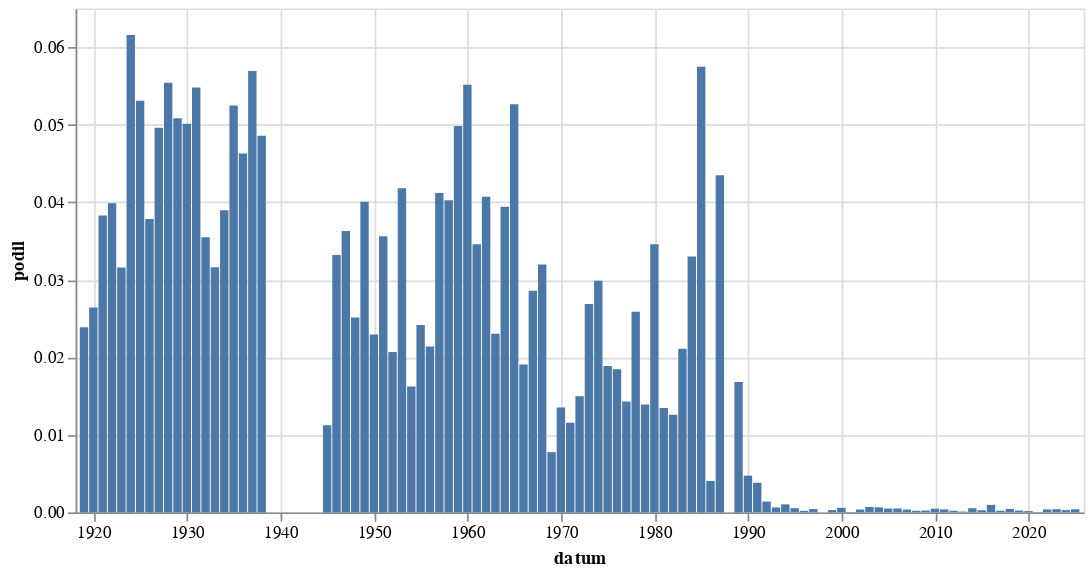

The notebook cell this image was saved under:
### Code cell
alt.Chart(
    hledej("[Bb]ratislav").to_pandas(),
    width = 600
).mark_bar(
).encode(
    alt.X('datum:T'),
    alt.Y('podil:Q')
)

### Figure 1 — Vega-Lite specification as saved in the notebook (floating-point values rounded to 4 significant figures)
{"config": {"view": {"continuousWidth": 300, "continuousHeight": 300}}, "data": {"name": "data-0d09fe522ecc6948adbd54a144da9636"}, "mark": {"type": "bar"}, "encoding": {"x": {"field": "datum", "type": "temporal"}, "y": {"field": "podil", "type": "quantitative"}}, "width": 600, "$schema": "https://vega.github.io/schema/vega-lite/v5.8.0.json", "datasets": {"data-0d09fe522ecc6948adbd54a144da9636": [{"datum": "1919-01-01T00:00:00", "text": 95, "text_right": 3978, "podil": 0.02388, "co": "[Bb]ratislav"}, {"datum": "1920-01-01T00:00:00", "text": 124, "text_right": 4693, "podil": 0.02642, "co": "[Bb]ratislav"}, {"datum": "1921-01-01T00:00:00", "text": 210, "text_right": 5485, "podil": 0.03829, "co": "[Bb]ratislav"}, {"datum": "1922-01-01T00:00:00", "text": 209, "text_right": 5244, "podil": 0.03986, "co": "[Bb]ratislav"}, {"datum": "1923-01-01T00:00:00", "text": 119, "text_right": 3766, "podil": 0.0316, "co": "[Bb]ratislav"}, {"datum": "1924-01-01T00:00:00", "text": 258, "text_right": 4191, "podil": 0.06156, "co": "[Bb]ratislav"}, {"datum": "1925-01-01T00:00:00", "text": 165, "text_right": 3108, "podil": 0.05309, "co": "[Bb]ratislav"}, {"datum": "1926-01-01T00:00:00", "text": 160, "text_right": 4228, "podil": 0.03784, "co": "[Bb]ratislav"}, {"datum": "1927-01-01T00:00:00", "text": 212, "text_right": 4273, "podil": 0.04961, "co": "[Bb]ratislav"}, {"datum": "1928-01-01T00:00:00", "text": 227, "text_right": 4096, "podil": 0.05542, "co": "[Bb]ratislav"}, {"datum": "1929-01-01T00:00:00", "text": 126, "text_right": 2479, "podil": 0.05083, "co": "[Bb]ratislav"}, {"datum": "1930-01-01T00:00:00", "text": 250, "text_right": 4987, "podil": 0.05013, "co": "[Bb]ratislav"}, {"datum": "1931-01-01T00:00:00", "text": 213, "text_right": 3888, "podil": 0.05478, "co": "[Bb]ratislav"}, {"datum": "1932-01-01T00:00:00", "text": 83, "text_right": 2339, "podil": 0.03549, "co": "[Bb]ratislav"}, {"datum": "1933-01-01T00:00:00", "text": 81, "text_right": 2561, "podil": 0.03163, "co": "[Bb]ratislav"}, {"datum": "1934-01-01T00:00:00", "text": 84, "text_right": 2156, "podil": 0.03896, "co": "[Bb]ratislav"}, {"datum": "1935-01-01T00:00:00", "text": 119, "text_right": 2268, "podil": 0.05247, "co": "[Bb]ratislav"}, {"datum": "1936-01-01T00:00:00", "text": 101, "text_right": 2182, "podil": 0.04629, "co": "[Bb]ratislav"}, {"datum": "1937-01-01T00:00:00", "text": 108, "text_right": 1897, "podil": 0.05693, "co": "[Bb]ratislav"}, {"datum": "1938-01-01T00:00:00", "text": 43, "text_right": 885, "podil": 0.04859, "co": "[Bb]ratislav"}, {"datum": "1945-01-01T00:00:00", "text": 8, "text_right": 712, "podil": 0.01124, "co": "[Bb]ratislav"}, {"datum": "1946-01-01T00:00:00", "text": 93, "text_right": 2801, "podil": 0.0332, "co": "[Bb]ratislav"}, {"datum": "1947-01-01T00:00:00", "text": 90, "text_right": 2481, "podil": 0.03628, "co": "[Bb]ratislav"}, {"datum": "1948-01-01T00:00:00", "text": 63, "text_right": 2506, "podil": 0.02514, "co": "[Bb]ratislav"}, {"datum": "1949-01-01T00:00:00", "text": 33, "text_right": 824, "podil": 0.04005, "co": "[Bb]ratislav"}, {"datum": "1950-01-01T00:00:00", "text": 10, "text_right": 436, "podil": 0.02294, "co": "[Bb]ratislav"}, {"datum": "1951-01-01T00:00:00", "text": 13, "text_right": 365, "podil": 0.03562, "co": "[Bb]ratislav"}, {"datum": "1952-01-01T00:00:00", "text": 8, "text_right": 387, "podil": 0.02067, "co": "[Bb]ratislav"}, {"datum": "1953-01-01T00:00:00", "text": 12, "text_right": 287, "podil": 0.04181, "co": "[Bb]ratislav"}, {"datum": "1954-01-01T00:00:00", "text": 10, "text_right": 616, "podil": 0.01623, "co": "[Bb]ratislav"}, {"datum": "1955-01-01T00:00:00", "text": 5, "text_right": 207, "podil": 0.02415, "co": "[Bb]ratislav"}, {"datum": "1956-01-01T00:00:00", "text": 7, "text_right": 327, "podil": 0.02141, "co": "[Bb]ratislav"}, {"datum": "1957-01-01T00:00:00", "text": 14, "text_right": 340, "podil": 0.04118, "co": "[Bb]ratislav"}, {"datum": "1958-01-01T00:00:00", "text": 13, "text_right": 323, "podil": 0.04025, "co": "[Bb]ratislav"}, {"datum": "1959-01-01T00:00:00", "text": 15, "text_right": 301, "podil": 0.04983, "co": "[Bb]ratislav"}, {"datum": "1960-01-01T00:00:00", "text": 22, "text_right": 399, "podil": 0.05514, "co": "[Bb]ratislav"}, {"datum": "1961-01-01T00:00:00", "text": 14, "text_right": 405, "podil": 0.03457, "co": "[Bb]ratislav"}, {"datum": "1962-01-01T00:00:00", "text": 9, "text_right": 221, "podil": 0.04072, "co": "[Bb]ratislav"}, {"datum": "1963-01-01T00:00:00", "text": 7, "text_right": 304, "podil": 0.02303, "co": "[Bb]ratislav"}, {"datum": "1964-01-01T00:00:00", "text": 30, "text_right": 761, "podil": 0.03942, "co": "[Bb]ratislav"}, {"datum": "1965-01-01T00:00:00", "text": 25, "text_right": 475, "podil": 0.05263, "co": "[Bb]ratislav"}, {"datum": "1966-01-01T00:00:00", "text": 10, "text_right": 524, "podil": 0.01908, "co": "[Bb]ratislav"}, {"datum": "1967-01-01T00:00:00", "text": 15, "text_right": 525, "podil": 0.02857, "co": "[Bb]ratislav"}, {"datum": "1968-01-01T00:00:00", "text": 64, "text_right": 2001, "podil": 0.03198, "co": "[Bb]ratislav"}, {"datum": "1969-01-01T00:00:00", "text": 11, "text_right": 1415, "podil": 0.007774, "co": "[Bb]ratislav"}, {"datum": "1970-01-01T00:00:00", "text": 13, "text_right": 961, "podil": 0.01353, "co": "[Bb]ratislav"}, {"datum": "1971-01-01T00:00:00", "text": 10, "text_right": 865, "podil": 0.01156, "co": "[Bb]ratislav"}, {"datum": "1972-01-01T00:00:00", "text": 9, "text_right": 601, "podil": 0.01498, "co": "[Bb]ratislav"}, {"datum": "1973-01-01T00:00:00", "text": 23, "text_right": 856, "podil": 0.02687, "co": "[Bb]ratislav"}, {"datum": "1974-01-01T00:00:00", "text": 24, "text_right": 803, "podil": 0.02989, "co": "[Bb]ratislav"}, {"datum": "1975-01-01T00:00:00", "text": 17, "text_right": 901, "podil": 0.01887, "co": "[Bb]ratislav"}, {"datum": "1976-01-01T00:00:00", "text": 12, "text_right": 650, "podil": 0.01846, "co": "[Bb]ratislav"}, {"datum": "1977-01-01T00:00:00", "text": 11, "text_right": 769, "podil": 0.0143, "co": "[Bb]ratislav"}, {"datum": "1978-01-01T00:00:00", "text": 21, "text_right": 812, "podil": 0.02586, "co": "[Bb]ratislav"}, {"datum": "1979-01-01T00:00:00", "text": 9, "text_right": 647, "podil": 0.01391, "co": "[Bb]ratislav"}, {"datum": "1980-01-01T00:00:00", "text": 25, "text_right": 723, "podil": 0.03458, "co": "[Bb]ratislav"}, {"datum": "1981-01-01T00:00:00", "text": 4, "text_right": 297, "podil": 0.01347, "co": "[Bb]ratislav"}, {"datum": "1982-01-01T00:00:00", "text": 5, "text_right": 397, "podil": 0.01259, "co": "[Bb]ratislav"}, {"datum": "1983-01-01T00:00:00", "text": 10, "text_right": 474, "podil": 0.0211, "co": "[Bb]ratislav"}, {"datum": "1984-01-01T00:00:00", "text": 13, "text_right": 394, "podil": 0.03299, "co": "[Bb]ratislav"}, {"datum": "1985-01-01T00:00:00", "text": 20, "text_right": 348, "podil": 0.05747, "co": "[Bb]ratislav"}, {"datum": "1986-01-01T00:00:00", "text": 1, "text_right": 246, "podil": 0.004065, "co": "[Bb]ratislav"}, {"datum": "1987-01-01T00:00:00", "text": 15, "text_right": 345, "podil": 0.04348, "co": "[Bb]ratislav"}, {"datum": "1989-01-01T00:00:00", "text": 14, "text_right": 832, "podil": 0.01683, "co": "[Bb]ratislav"}, {"datum": "1990-01-01T00:00:00", "text": 33, "text_right": 6961, "podil": 0.004741, "co": "[Bb]ratislav"}, {"datum": "1991-01-01T00:00:00", "text": 50, "text_right": 13080, "podil": 0.003823, "co": "[Bb]ratislav"}, {"datum": "1992-01-01T00:00:00", "text": 16, "text_right": 11434, "podil": 0.001399, "co": "[Bb]ratislav"}, {"datum": "1993-01-01T00:00:00", "text": 6, "text_right": 9337, "podil": 0.0006426, "co": "[Bb]ratislav"}, {"datum": "1994-01-01T00:00:00", "text": 8, "text_right": 7730, "podil": 0.001035, "co": "[Bb]ratislav"}, {"datum": "1995-01-01T00:00:00", "text": 5, "text_right": 9219, "podil": 0.0005424, "co": "[Bb]ratislav"}, {"datum": "1996-01-01T00:00:00", "text": 2, "text_right": 9349, "podil": 0.0002139, "co": "[Bb]ratislav"}, {"datum": "1997-01-01T00:00:00", "text": 7, "text_right": 16367, "podil": 0.0004277, "co": "[Bb]ratislav"}, {"datum": "1999-01-01T00:00:00", "text": 6, "text_right": 20383, "podil": 0.0002944, "co": "[Bb]ratislav"}, {"datum": "2000-01-01T00:00:00", "text": 14, "text_right": 23721, "podil": 0.0005902, "co": "[Bb]ratislav"}, {"datum": "2001-01-01T00:00:00", "text": 1, "text_right": 20242, "podil": 4.94e-05, "co": "[Bb]ratislav"}, {"datum": "2002-01-01T00:00:00", "text": 6, "text_right": 16173, "podil": 0.000371, "co": "[Bb]ratislav"}, {"datum": "2003-01-01T00:00:00", "text": 15, "text_right": 21553, "podil": 0.000696, "co": "[Bb]ratislav"}, {"datum": "2004-01-01T00:00:00", "text": 13, "text_right": 19932, "podil": 0.0006522, "co": "[Bb]ratislav"}, {"datum": "2005-01-01T00:00:00", "text": 11, "text_right": 22401, "podil": 0.000491, "co": "[Bb]ratislav"}, {"datum": "2006-01-01T00:00:00", "text": 7, "text_right": 13873, "podil": 0.0005046, "co": "[Bb]ratislav"}, {"datum": "2007-01-01T00:00:00", "text": 5, "text_right": 13633, "podil": 0.0003668, "co": "[Bb]ratislav"}, {"datum": "2008-01-01T00:00:00", "text": 3, "text_right": 14095, "podil": 0.0002128, "co": "[Bb]ratislav"}, {"datum": "2009-01-01T00:00:00", "text": 4, "text_right": 16552, "podil": 0.0002417, "co": "[Bb]ratislav"}, {"datum": "2010-01-01T00:00:00", "text": 6, "text_right": 12714, "podil": 0.0004719, "co": "[Bb]ratislav"}, {"datum": "2011-01-01T00:00:00", "text": 7, "text_right": 17776, "podil": 0.0003938, "co": "[Bb]ratislav"}, {"datum": "2012-01-01T00:00:00", "text": 3, "text_right": 14462, "podil": 0.0002074, "co": "[Bb]ratislav"}, {"datum": "2013-01-01T00:00:00", "text": 1, "text_right": 9576, "podil": 0.0001044, "co": "[Bb]ratislav"}, {"datum": "2014-01-01T00:00:00", "text": 11, "text_right": 20807, "podil": 0.0005287, "co": "[Bb]ratislav"}, {"datum": "2015-01-01T00:00:00", "text": 6, "text_right": 21458, "podil": 0.0002796, "co": "[Bb]ratislav"}, {"datum": "2016-01-01T00:00:00", "text": 22, "text_right": 22689, "podil": 0.0009696, "co": "[Bb]ratislav"}, {"datum": "2017-01-01T00:00:00", "text": 4, "text_right": 18211, "podil": 0.0002196, "co": "[Bb]ratislav"}, {"datum": "2018-01-01T00:00:00", "text": 9, "text_right": 20550, "podil": 0.000438, "co": "[Bb]ratislav"}, {"datum": "2019-01-01T00:00:00", "text": 6, "text_right": 24733, "podil": 0.0002426, "co": "[Bb]ratislav"}, {"datum": "2020-01-01T00:00:00", "text": 4, "text_right": 23475, "podil": 0.0001704, "co": "[Bb]ratislav"}, {"datum": "2021-01-01T00:00:00", "text": 1, "text_right": 19879, "podil": 5.03e-05, "co": "[Bb]ratislav"}, {"datum": "2022-01-01T00:00:00", "text": 8, "text_right": 20784, "podil": 0.0003849, "co": "[Bb]ratislav"}, {"datum": "2023-01-01T00:00:00", "text": 10, "text_right": 24482, "podil": 0.0004085, "co": "[Bb]ratislav"}, {"datum": "2024-01-01T00:00:00", "text": 7, "text_right": 23773, "podil": 0.0002945, "co": "[Bb]ratislav"}, {"datum": "2025-01-01T00:00:00", "text": 5, "text_right": 12519, "podil": 0.0003994, "co": "[Bb]ratislav"}]}}
